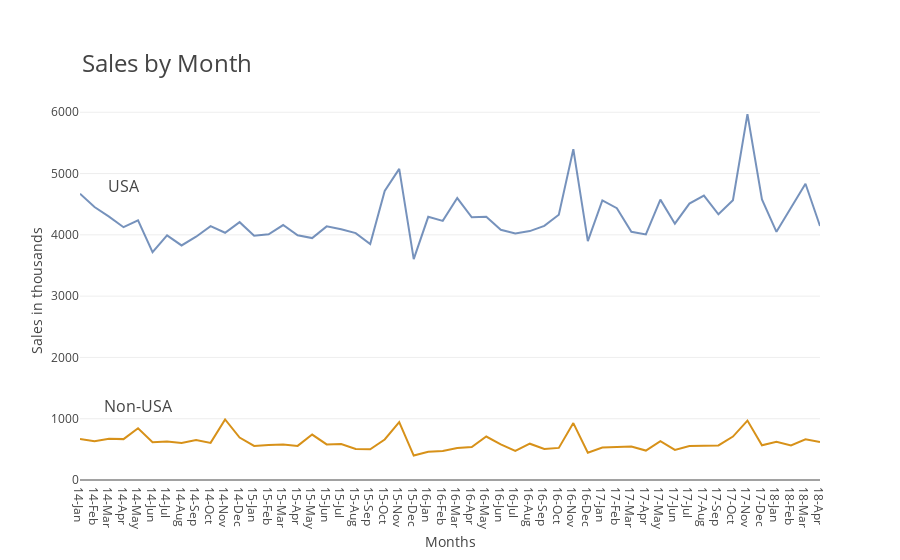

Notebook code for this chart:
### Code cell
plotly.offline.iplot(figure)

### Figure 1 — Plotly figure (JSON) as saved in the notebook; plotly's stock layout.template omitted (floating-point values rounded to 4 significant figures)
{"data": [{"line": {"color": "rgb(60, 100, 160"}, "opacity": 0.7, "type": "scatter", "x": ["14-Jan", "14-Feb", "14-Mar", "14-Apr", "14-May", "14-Jun", "14-Jul", "14-Aug", "14-Sep", "14-Oct", "14-Nov", "14-Dec", "15-Jan", "15-Feb", "15-Mar", "15-Apr", "15-May", "15-Jun", "15-Jul", "15-Aug", "15-Sep", "15-Oct", "15-Nov", "15-Dec", "16-Jan", "16-Feb", "16-Mar", "16-Apr", "16-May", "16-Jun", "16-Jul", "16-Aug", "16-Sep", "16-Oct", "16-Nov", "16-Dec", "17-Jan", "17-Feb", "17-Mar", "17-Apr", "17-May", "17-Jun", "17-Jul", "17-Aug", "17-Sep", "17-Oct", "17-Nov", "17-Dec", "18-Jan", "18-Feb", "18-Mar", "18-Apr"], "y": [4671.0, 4453.0, 4297.0, 4125.0, 4235.0, 3717.0, 3991.0, 3827.0, 3970.0, 4143.0, 4034.0, 4207.0, 3984.0, 4009.0, 4160.0, 3993.0, 3947.0, 4138.0, 4090.0, 4028.0, 3850.0, 4717.0, 5076.0, 3603.0, 4294.0, 4228.0, 4600.0, 4287.0, 4294.0, 4082.0, 4023.0, 4061.0, 4146.0, 4328.0, 5397.0, 3898.0, 4563.0, 4436.0, 4050.0, 4006.0, 4575.0, 4182.0, 4511.0, 4639.0, 4334.0, 4564.0, 5971.0, 4579.0, 4049.0, 4439.0, 4834.0, 4144.0]}, {"line": {"color": "rgb(215, 145, 25"}, "opacity": 1, "type": "scatter", "x": ["14-Jan", "14-Feb", "14-Mar", "14-Apr", "14-May", "14-Jun", "14-Jul", "14-Aug", "14-Sep", "14-Oct", "14-Nov", "14-Dec", "15-Jan", "15-Feb", "15-Mar", "15-Apr", "15-May", "15-Jun", "15-Jul", "15-Aug", "15-Sep", "15-Oct", "15-Nov", "15-Dec", "16-Jan", "16-Feb", "16-Mar", "16-Apr", "16-May", "16-Jun", "16-Jul", "16-Aug", "16-Sep", "16-Oct", "16-Nov", "16-Dec", "17-Jan", "17-Feb", "17-Mar", "17-Apr", "17-May", "17-Jun", "17-Jul", "17-Aug", "17-Sep", "17-Oct", "17-Nov", "17-Dec", "18-Jan", "18-Feb", "18-Mar", "18-Apr"], "y": [670.3, 634.4, 674.0, 667.0, 844.0, 616.2, 629.8, 605.1, 651.5, 605.3, 988.5, 693.2, 555.4, 573.1, 577.2, 556.3, 741.3, 581.2, 588.0, 507.1, 500.5, 660.5, 942.7, 399.1, 459.3, 473.4, 521.4, 539.3, 709.3, 582.6, 474.1, 592.1, 506.2, 523.9, 928.6, 446.2, 530.6, 544.0, 547.0, 480.7, 635.1, 490.9, 556.0, 559.9, 564.6, 708.3, 969.2, 566.9, 622.5, 562.4, 664.3, 618.2]}], "layout": {"annotations": [{"font": {"size": 16}, "showarrow": false, "text": "USA", "x": 3, "xref": "x", "y": 4800, "yref": "y"}, {"font": {"size": 16}, "showarrow": false, "text": "Non-USA", "x": 4, "xref": "x", "y": 1200, "yref": "y"}, {"font": {"size": 24}, "showarrow": false, "text": "Sales by Month", "x": 0, "xanchor": "left", "xref": "paper", "y": 1.05, "yanchor": "bottom", "yref": "paper"}], "showlegend": false, "xaxis": {"showgrid": false, "title": "Months"}, "yaxis": {"range": [0, 6200], "title": "Sales in thousands"}}}
